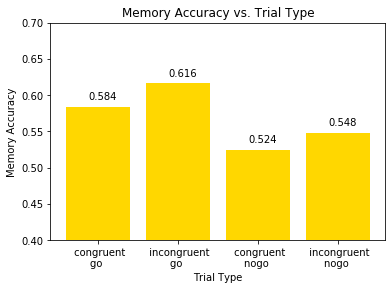

Python code for this plot:
#Data Processing
import pandas as pd
import matplotlib.pyplot as plt
import numpy as np
from statsmodels.stats.anova import AnovaRM
memory = pd.read_csv('data_memory.csv')
control = pd.read_csv('data_control.csv')

#remove bad subjects - found previously
excludedSubjects = [5, 21, 38, 72] #pids of bad subjects

#remove bad subjects from memory dataframe
bad_mem_indices = []
for indx in range (0, len(memory['pid'])):
    curr_pid = memory['pid'][indx]
    is_bad = False
    for subject in excludedSubjects:
        if curr_pid == subject:
            is_bad = True
    if is_bad:
        bad_mem_indices.append(indx)
memory = memory.drop(bad_mem_indices)

#remove bad subjects from control dataframe
bad_con_indices = []
for indx in range (0, len(control['pid'])):
    curr_pid = control['pid'][indx]
    is_bad = False
    for subject in excludedSubjects:
        if curr_pid == subject:
            is_bad = True
    if is_bad:
        bad_con_indices.append(indx)
control = control.drop(bad_con_indices)

pid_list = memory.pid.unique().tolist()

memory = memory.values.tolist()
control = control.values.tolist()

#function to find the trial tyoes for the current trial given the pid and picid
def find_curr_trial (mem_pid, mem_picid):
    for i in range (1, len(control)):
        if control[i][0] == mem_pid:
            if control[i][2] == mem_picid:
                return (control[i][5], control[i][6])
    
    return('-','-') #if this fails for any reason


#determines ratio of "1" responses to total responses in that category
def accuracy(response_list):
    accurate = [i for i in response_list if i == 1]
    return(len(accurate)/len(response_list))


#find accuracy for the individual subject
def subject_accuracy(curr_ID):
    #initialize arrays for different trial types
    congruent_go = []
    congruent_nogo = []
    incongruent_go = []
    incongruent_nogo = []
    
    #find memory accuracy in relation to previous trial type
    for i in range (0, len(memory)):
        if (memory[i][0] == curr_ID) and (memory[i][5] == "old"):
            prev_conditions = find_curr_trial(memory[i][0], memory[i][2])
            response = memory[i][10]
            if prev_conditions[0] != '-':
                if prev_conditions[0] == "congruent":
                    if prev_conditions[1] == "go":
                        congruent_go.append(response)
                    else:
                        congruent_nogo.append(response)
                else:
                    if prev_conditions[1] == "go":
                        incongruent_go.append(response)
                    else:
                        incongruent_nogo.append(response)
    
    accuracies = [accuracy(congruent_go), accuracy(congruent_nogo), accuracy(incongruent_go), accuracy(incongruent_nogo)]
    return accuracies

#Responses will be contained in this two dimensional list so that it is in the 
# order of congruent_go, congruent_nogo, incongruent_go, incongruent_nogo lists
all_accuracies = [[],[],[],[]]
ANOVA_list = []

#get accuracies for each participant and then put into all_accuracies 
for ID in pid_list:
    individ_acc = subject_accuracy(ID)
    ANOVA_list.append([ID, 'go', 'congruent', individ_acc[0]])
    ANOVA_list.append([ID, 'nogo', 'congruent', individ_acc[1]])
    ANOVA_list.append([ID, 'go', 'incongruent', individ_acc[2]])
    ANOVA_list.append([ID, 'nogo', 'incongruent', individ_acc[3]])
    
    for i in range(4):
        all_accuracies[i].append(individ_acc[i])

#ANOVA
data = pd.DataFrame(ANOVA_list, columns = ['pid', 'response', 'congruency', 'SbjACC'])

gpResult = data.groupby(['response','congruency']).SbjACC.mean().reset_index()
print(gpResult)

curr_ANOVA = AnovaRM(data, 'SbjACC', 'pid', within = ['response', 'congruency'])
curr_ANOVA = curr_ANOVA.fit()
print(curr_ANOVA)
        
#Overall Analysis
all_accuracies_average = []

for i in range(len(all_accuracies)):
    all_accuracies_average.append(sum(all_accuracies[i])/len(all_accuracies[i]))
    
print(all_accuracies_average)

all_accuracies_average = [all_accuracies_average[0], all_accuracies_average[2], all_accuracies_average[1], all_accuracies_average[3]]
#plot the relationship

labels = (' congruent\ngo ',  ' incongruent\ngo ', ' congruent\nnogo ', ' incongruent\nnogo ')
y_pos = np.arange(len(labels))

fig = plt.figure(1)
'''
plt.bar(y_pos, all_accuracies_average)
plt.xticks(y_pos, labels)
plt.ylabel("Memory Accuracy")
plt.xlabel("Trial Type")
plt.title("Memory Accuracy vs. Trial Type")
for i in range(len(all_accuracies_average)):
    plt.text(x=y_pos[i] - 0.12, y=all_accuracies_average[i] + 0.01, \
             s=round(all_accuracies_average[i], 3), size=10)
plt.show()

plt.figure(2)
'''
plt.bar(y_pos, all_accuracies_average, color="gold")
plt.xticks(y_pos, labels)
plt.ylabel("Memory Accuracy")
plt.xlabel("Trial Type")
plt.title("Memory Accuracy vs. Trial Type")
plt.ylim(.4, .7)
for i in range(len(all_accuracies_average)):
    plt.text(x=y_pos[i] - 0.12, y=all_accuracies_average[i] + 0.01, \
             s=round(all_accuracies_average[i], 3), size=10)
plt.show()
fig.savefig("memory_vs_trial_type.png")


